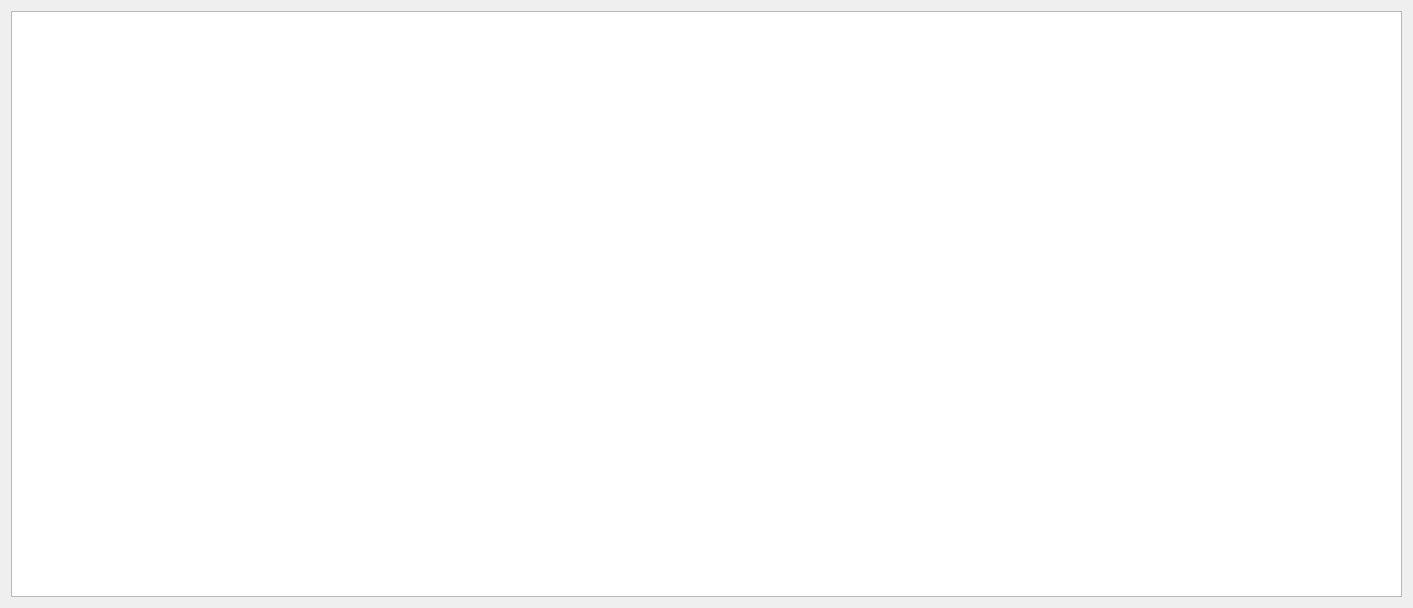
<?xml version="1.0" encoding="UTF-8"?>
<ui version="4.0">
 <class>ModelView</class>
 <widget class="QWidget" name="ModelView">
  <property name="geometry">
   <rect>
    <x>0</x>
    <y>0</y>
    <width>1413</width>
    <height>608</height>
   </rect>
  </property>
  <property name="windowTitle">
   <string>Form</string>
  </property>
  <layout class="QVBoxLayout" name="verticalLayout">
   <item>
    <widget class="QTreeView" name="treeView"/>
   </item>
  </layout>
 </widget>
 <resources/>
 <connections/>
</ui>
